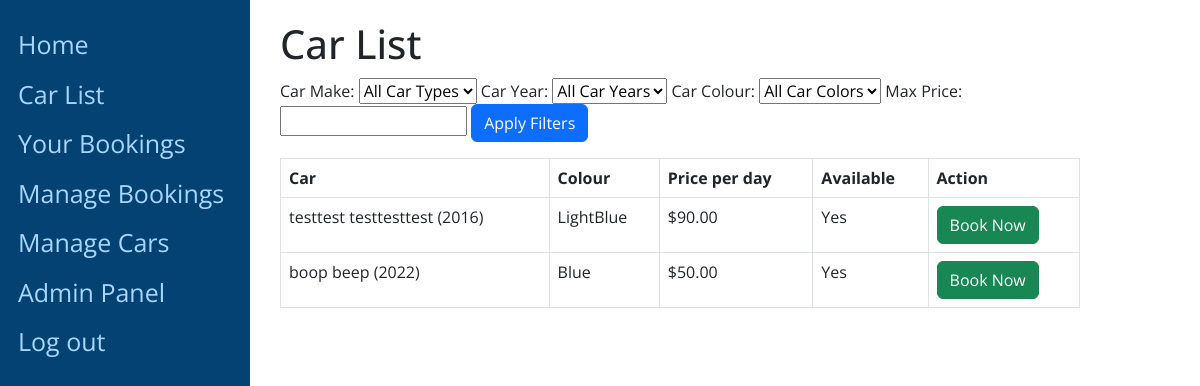
The page /home/car-list/ (signed in) on the database its author committed.
### main/models.py (models this page shows, shortened)
class Car(models.Model):
    COLOUR_CHOICES = (
    ('Black', 'Black'),
    ('Blue', 'Blue'),
    ('Brown', 'Brown'),
    ('Gray', 'Gray'),
    ('Green', 'Green'),
    ('LightBlue', 'LightBlue'),
    ('Navy', 'Navy'),
    ('Red', 'Red'),
    ('Silver', 'Silver'),
    ('White', 'White'),
    )
    YEAR_CHOICES = (
        (2023, '2023'),
        (2022, '2022'),
        (2021, '2021'),
        (2020, '2020'),
        (2019, '2019'),
        (2018, '2018'),
        (2017, '2017'),
        (2016, '2016'),
        (2015, '2015'),
    )
    make = models.CharField(max_length=100)
    model = models.CharField(max_length=100)
    colour = models.CharField(max_length=20, choices=COLOUR_CHOICES)
    year = models.IntegerField(choices=YEAR_CHOICES)
    price_per_day = models.DecimalField(max_digits=10, decimal_places=2)
    is_available = models.BooleanField(default=True)
    pricing_state = models.CharField(max_length=20, default='RegularPricingState')

### main/views.py (the view, shortened to what this page needs)
# urls.py: path('car-list/', CarListView.as_view(), name='car-list'),
class CarListView(ListView):
    model = Car
    template_name = 'main/car_list.html'  # Create this template next
    context_object_name = 'cars'
    object_list = None
    def get_context_data(self, **kwargs):
        context = super().get_context_data(**kwargs)
        context['form'] = CarFilterForm(self.request.GET)
        return context
    def get(self, request, *args, **kwargs):
        car_make = request.GET.get('car_make')
        car_year = request.GET.get('car_year')
        car_colour = request.GET.get('car_colour')
        max_price = request.GET.get('max_price')
        cars = Car.objects.all()
        if car_make:
            cars = cars.filter(make=car_make)
        if car_year:
            cars = cars.filter(year=car_year)
        if car_colour:
            cars = cars.filter(colour=car_colour)
        if max_price is not None:
            cars = cars.filter(price_per_day__lte=max_price)
        custom_context = {
            'filtered_cars': cars,
        }
        context = self.get_context_data()
        context.update(custom_context)
        return render(request, self.template_name, context)

### main/forms.py
class CarFilterForm(forms.Form):
    car_make = forms.ChoiceField(
        choices=[('', 'All Car Types')] + list(Car.objects.values_list('make', 'make').distinct()),
        required=False
    )
    car_year = forms.ChoiceField(
        choices=[('', 'All Car Years')] + list(Car.objects.values_list('year', 'year').distinct()),
        required=False
    )
    car_colour = forms.ChoiceField(
        choices=[('', 'All Car Colors')] + list(Car.objects.values_list('colour', 'colour').distinct()),
        required=False
    )
    max_price = forms.DecimalField(min_value=0, required=False)

### main/templates/main/car_list.html (shortened to what this page needs)
{% extends 'main/base.html' %}
{% block content %}
<div style="width: 90%;">
  <h1>Car List</h1>
  <form method="post" action="{% url 'car-list' %}">
    <label for="{{ form.car_make.id_for_label }}">Car Make:</label>
    {{ form.car_make }}
    <label for="{{ form.car_year.id_for_label }}">Car Year:</label>
    {{ form.car_year }}
    <label for="{{ form.car_colour.id_for_label }}">Car Colour:</label>
    {{ form.car_colour }}
    <label for="{{ form.max_price.id_for_label }}">Max Price:</label>
    {{ form.max_price }}
    <button type="submit" class="btn btn-primary">Apply Filters</button>
  </form>
  <table style="width: 800px;" class="table table-bordered">
    <thead>
      <tr>
        <th>Car</th>
        <th>Colour</th>
        <th>Price per day</th>
        <th>Available</th>
        <th>Action</th>
      </tr>
    </thead>
    <tbody>
      {% for car in filtered_cars %}
        <tr>
          <td>{{ car.make }} {{ car.model }} ({{ car.year }})</td>
          <td>{{ car.colour }}</td>
          <td>${{ car.price_per_day }}</td>
          <td>
            {% if car.booking_set.all %}
              No
            {% else %}
              Yes
            {% endif %}
          </td>
          <td>
            {% if car.is_available and not car.booking_set.all %}
              <a href="{% url 'book-car' car.id %}" class="btn btn-success">Book Now</a>
            {% endif %}
          </td>
        </tr>
      {% endfor %}
    </tbody>
  </table>
</div>
{% endblock %}

### main/templates/main/base.html (style rules this page uses)
body { font-family: 'Open Sans', sans-serif; }
h1 { margin-top: 20px; margin-bottom: 10px; }

### rows shown on the page
Car: make "testtest", model "testtesttest", year "2016", colour "LightBlue", price_per_day "90.00", shows "Yes", is_available "Book Now"
Car: make "boop", model "beep", year "2022", colour "Blue", price_per_day "50.00", shows "Yes", is_available "Book Now"
